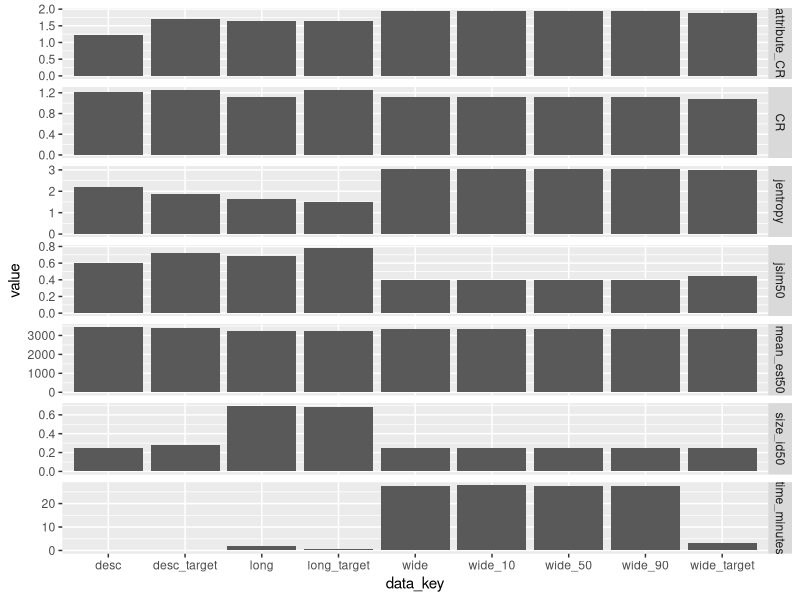

Source code (R): (Note: this script raises an error after producing the figure.)
library(ggplot2)
library(readxl)
library(tidyverse)
library(purrr)
library(ggpubr)

setwd("C:/Users/20200059/OneDrive - TU Eindhoven/Documents/Github/DescriptionModels/output/funa/")
out <- read_excel("date24012024/output.xlsx")

out

out %>% 
  pivot_longer(
    cols = c(mean_est50, size_id50, CR, jentropy, jsim50, attribute_CR, time_minutes),
    names_to = 'measure', 
    values_to = 'value') %>%
  ggplot(aes(y = value, x = data_key)) +
  geom_bar(stat='identity', position = position_dodge()) + 
  facet_grid(measure~., labeller = label_value, scales = "free_y")

out %>% 
  select(data_key, varphi50, mu, mean_est50, size_id50, size_rows50, CR, jentropy, jsim50, attribute_CR, time_minutes) %>%
  xtable(include.rownames = FALSE)
